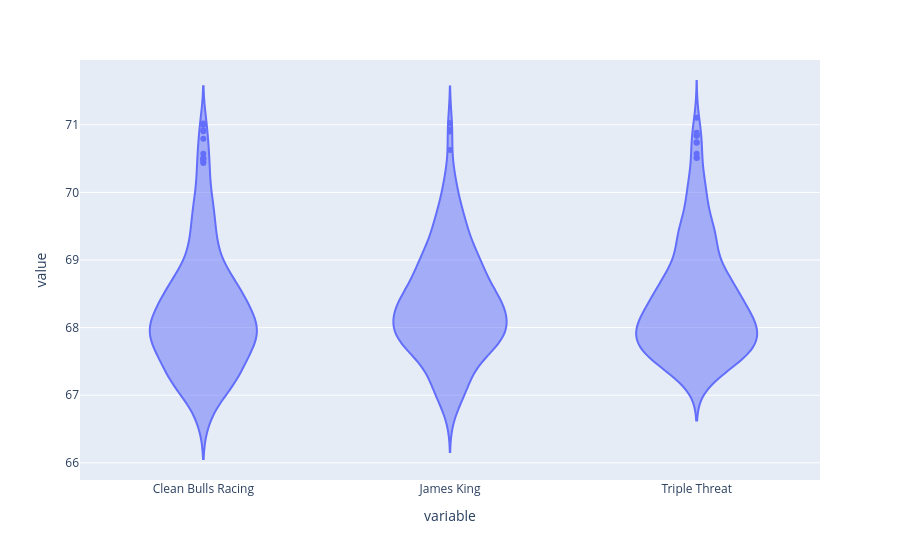

Notebook code for this chart:
### Code cell
def plot_laptime_distribution(laptimes: pd.DataFrame, limit: int | None) -> go.Figure:
    best_lap = laptimes.where(lambda d: d > d.median().min() * 0.93).min().min()
    return (
        laptimes.where(lambda d: (d > best_lap * 0.93) & (d < best_lap * 1.07))
        .assign(
            **{
                col: lambda d, c=col: d[c].dt.total_seconds()
                for col in laptimes.columns
            }
        )[laptimes.columns[:limit]]
        .pipe(px.violin)
    )


plot_laptime_distribution(laptimes, 3)

### Figure 1 — Plotly figure (JSON) as saved in the notebook; plotly's stock layout.template omitted (floating-point values rounded to 4 significant figures; data arrays with more than 128 entries replaced by an {"elided": "..."} marker saying what was removed)
{"data": [{"alignmentgroup": "True", "box": {"visible": false}, "hovertemplate": "variable=%{x}<br>value=%{y}<extra></extra>", "legendgroup": "", "marker": {"color": "#636efa"}, "name": "", "offsetgroup": "", "orientation": "v", "scalegroup": "True", "showlegend": false, "type": "violin", "x": {"elided": "888 str values"}, "x0": " ", "xaxis": "x", "y": {"elided": "888 float values"}, "y0": " ", "yaxis": "y"}], "layout": {"legend": {"tracegroupgap": 0}, "margin": {"t": 60}, "violinmode": "group", "xaxis": {"anchor": "y", "domain": [0, 1], "title": {"text": "variable"}}, "yaxis": {"anchor": "x", "domain": [0, 1], "title": {"text": "value"}}}}
